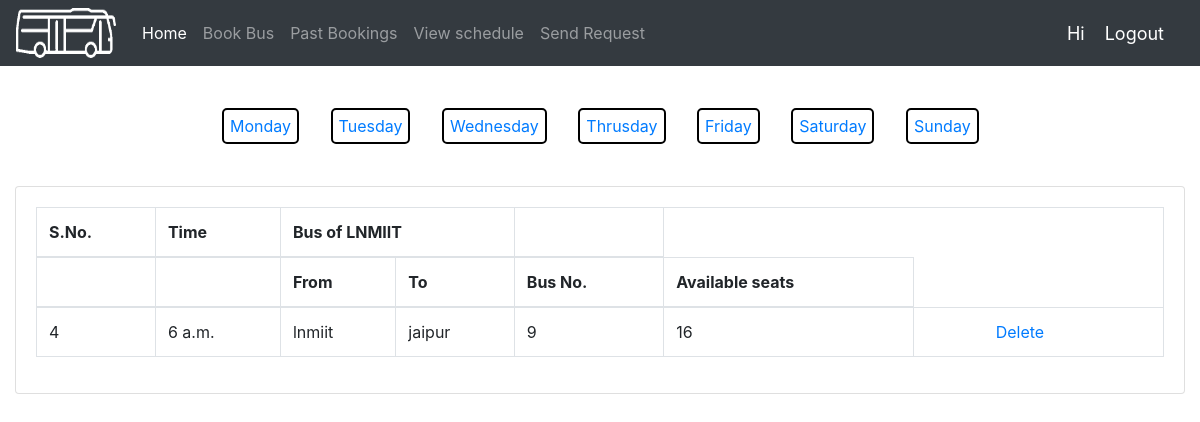
Page /schedule/Tuesday on the committed database.
### bus_M_/models.py (models this page shows, shortened)
class Schedule(models.Model):
    CATEGORY = (
			('Sunday', 'Sunday'),
			('Monday', 'Monday'),
            ('Tuesday', 'Tuesday'),
            ('Wednesday', 'Wednesday'),
            ('Thrusday', 'Thrusday'),
            ('Friday', 'Friday'),
            ('Saturday', 'Saturday'),
			)
    schedule_id = models.AutoField(primary_key=True)
    bus_id = models.ForeignKey(Bus, null=True, on_delete= models.CASCADE)
    time = models.TimeField(null=False)
    start = models.CharField(max_length=300,null=False)
    destination=models.CharField(max_length=300,null=False)
    available_seats = models.IntegerField(null=False)
    day= models.CharField(max_length=200,null=False,choices=CATEGORY)
    running_status = models.BooleanField(default=True)

class Bus(models.Model):
    bus_id = models.AutoField(primary_key=True)
    driver_id = models.ForeignKey(Driver, null=True, on_delete= models.CASCADE)
    availability = models.BooleanField(default=True)
    capacity = models.IntegerField(null=False)
    def __str__(self):
        return str(self.bus_id)

### bus_M_/views.py (the view)
# urls.py: path('schedule/', views.schedule, name='schedule'),
def schedule(request,data=None):
    if data==None:
        sch=Schedule.objects.filter(day='Monday')
        context={'sch': sch}
    elif data=='Monday':
        sch=Schedule.objects.filter(day='Monday')
        context={'sch': sch}
    elif data=='Tuesday':
        sch=Schedule.objects.filter(day='Tuesday')
        context={'sch': sch}
    elif data=='Wednesday':
        sch=Schedule.objects.filter(day='Wednesday')
        context={'sch': sch}
    elif data=='Thrusday':
        sch=Schedule.objects.filter(day='Thrusday')
        context={'sch': sch}
    elif data=='Friday':
        sch=Schedule.objects.filter(day='Friday')
        context={'sch': sch}
    elif data=='Saturday':
        sch=Schedule.objects.filter(day='Saturday')
        context={'sch': sch}
    elif data=='Sunday':
        sch=Schedule.objects.filter(day='Sunday')
        context={'sch': sch}
    return render(request, 'accounts/schedule.html',context)

### bus_M_/templates/accounts/schedule.html (shortened to what this page needs)
{%  extends 'accounts/main.html' %}
{% block content %}
<br><br>
                 <a href="{%url 'scheduledata' 'Monday' %}" style="border: 2px solid black; padding: 6px 6px 6px; border-radius: 5px;">Monday</a>&nbsp; &nbsp;&nbsp; &nbsp;
                  <a href="{%url 'scheduledata' 'Tuesday' %}" style="border: 2px solid black; padding: 6px 6px 6px; border-radius: 5px;">Tuesday</a>&nbsp; &nbsp;&nbsp; &nbsp;
                  <a href="{%url 'scheduledata' 'Wednesday' %}" style="border: 2px solid black; padding: 6px 6px 6px; border-radius: 5px;">Wednesday</a>&nbsp; &nbsp;&nbsp; &nbsp;
                 <a href="{%url 'scheduledata' 'Thrusday' %}" style="border: 2px solid black; padding: 6px 6px 6px; border-radius: 5px;">Thrusday</a>&nbsp; &nbsp;&nbsp; &nbsp;
                    <a href="{%url 'scheduledata' 'Friday' %}" style="border: 2px solid black; padding: 6px 6px 6px; border-radius: 5px;">Friday</a>&nbsp; &nbsp;&nbsp; &nbsp;
                     <a href="{%url 'scheduledata' 'Saturday' %}" style="border: 2px solid black; padding: 6px 6px 6px; border-radius: 5px;">Saturday</a>&nbsp; &nbsp;&nbsp; &nbsp;
                        <a href="{%url 'scheduledata' 'Sunday' %}" style="border: 2px solid black; padding: 6px 6px 6px; border-radius: 5px;">Sunday</a>&nbsp; &nbsp;&nbsp; &nbsp;
               <br>
                <br><br>
		<div class="row">
			<div class="col-md">
				<div class="card card-body">
					<table class="table table-bordered">
                                    <thead>
                                        <tr>
                                            <th>S.No.</th>
                                            <th>Time</th>
                                            <th colspan="2">Bus of LNMIIT</th>
                                            <th></th>
                                        </tr>
                                        <tr>
                                            <th></th>
                                            <th></th>
                                            <th>From</th>
                                            <th>To</th>
                                            <th>Bus No.</th>
                                            <th>Available seats</th>
                                        </tr>
                                        </thead>
                                    <tbody>
                                        {% for p in sch %}
                                        <tr>
                                            <td>{{p.schedule_id}}</td>
                                            <td>{{p.time}}</td>
                                            <td>{{p.start}}</td>
                                            <td>{{p.destination}}</td>
                                            <td>{{p.bus_id}}</td>
                                            <td>{{p.available_seats}}</td>
                                            <td><a type="submit" style="margin-left: 70px;" href="{% url 'delete_schedule' p.schedule_id %}">Delete</a></td>
                                        </tr>
                                        {%endfor%}
                                    </tbody>
                                        </table>
				</div>
			</div>
		</div>
{% endblock content %}

### rows in the picture
Schedule: schedule_id "4", time "6 a.m.", start "lnmiit", destination "jaipur", bus_id "9", available_seats "16"
